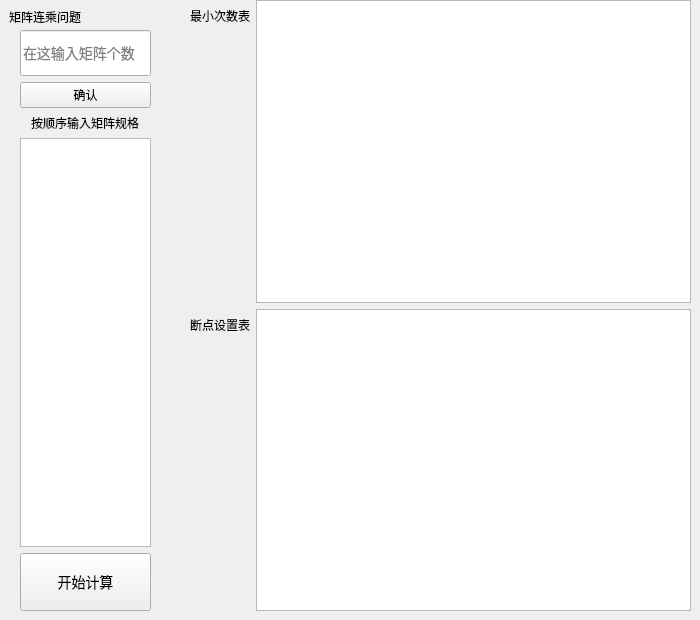
            <widget class="QWidget" name="page">
             <widget class="QLabel" name="label">
              <property name="geometry">
               <rect>
                <x>9</x>
                <y>9</y>
                <width>72</width>
                <height>16</height>
               </rect>
              </property>
              <property name="text">
               <string>矩阵连乘问题</string>
              </property>
             </widget>
             <widget class="QWidget" name="formLayoutWidget">
              <property name="geometry">
               <rect>
                <x>190</x>
                <y>0</y>
                <width>501</width>
                <height>611</height>
               </rect>
              </property>
              <layout class="QFormLayout" name="formLayout">
               <item row="0" column="0">
                <widget class="QLabel" name="label_2">
                 <property name="text">
                  <string>最小次数表</string>
                 </property>
                </widget>
               </item>
               <item row="0" column="1">
                <widget class="QTableWidget" name="m_table">
                 <property name="styleSheet">
                  <string notr="true">/* 定义垂直滑动条滑块样式 */
QScrollBar::handle:vertical {
    background: rgb(167, 167, 167)/* 定义垂直滑动条滑块样式 */
QScrollBar::handle:vertical {
    background: rgb(31, 31, 31); /* 滑块颜色，可替换为其他颜色值（如 #FF5722 橙色） */
    border: 2px solid #333; /* 滑块边框 */
    border - radius: 5px; /* 滑块圆角 */
}

/* 定义垂直滑动条槽（轨道）样式 */
QScrollBar::groove:vertical {
    background: rgb(40, 40, 40); /* 槽颜色，可替换为其他深色值（如 #333333） */
    border - radius: 5px; /* 槽圆角 */
}; /* 滑块颜色，可替换为其他颜色值（如 #FF5722 橙色） */
    border: 2px solid #333; /* 滑块边框 */
    border - radius: 5px; /* 滑块圆角 */
}

/* 定义垂直滑动条槽（轨道）样式 */
QScrollBar::groove:vertical {
    background: rgb(150, 150, 150); /* 槽颜色，可替换为其他深色值（如 #333333） */
    border - radius: 5px; /* 槽圆角 */
}</string>
                 </property>
                </widget>
               </item>
               <item row="1" column="0">
                <widget class="QLabel" name="label_3">
                 <property name="text">
                  <string>断点设置表</string>
                 </property>
                </widget>
               </item>
               <item row="1" column="1">
                <widget class="QTableWidget" name="s_table">
                 <property name="styleSheet">
                  <string notr="true">/* 定义垂直滑动条滑块样式 */
QScrollBar::handle:vertical {
    background: rgb(167, 167, 167)/* 定义垂直滑动条滑块样式 */
QScrollBar::handle:vertical {
    background: rgb(31, 31, 31); /* 滑块颜色，可替换为其他颜色值（如 #FF5722 橙色） */
    border: 2px solid #333; /* 滑块边框 */
    border - radius: 5px; /* 滑块圆角 */
}

/* 定义垂直滑动条槽（轨道）样式 */
QScrollBar::groove:vertical {
    background: rgb(40, 40, 40); /* 槽颜色，可替换为其他深色值（如 #333333） */
    border - radius: 5px; /* 槽圆角 */
}; /* 滑块颜色，可替换为其他颜色值（如 #FF5722 橙色） */
    border: 2px solid #333; /* 滑块边框 */
    border - radius: 5px; /* 滑块圆角 */
}

/* 定义垂直滑动条槽（轨道）样式 */
QScrollBar::groove:vertical {
    background: rgb(150, 150, 150); /* 槽颜色，可替换为其他深色值（如 #333333） */
    border - radius: 5px; /* 槽圆角 */
}</string>
                 </property>
                </widget>
               </item>
              </layout>
             </widget>
             <widget class="QWidget" name="gridLayoutWidget">
              <property name="geometry">
               <rect>
                <x>20</x>
                <y>30</y>
                <width>131</width>
                <height>581</height>
               </rect>
              </property>
              <layout class="QGridLayout" name="gridLayout_5">
               <item row="0" column="2">
                <widget class="QLineEdit" name="matrix_count_input">
                 <property name="styleSheet">
                  <string notr="true">QLineEdit {
    font-size: 14px; /* 字体大小 */
    height: 40px; /* 固定高度 */
    width:50px;
}</string>
                 </property>
                 <property name="placeholderText">
                  <string>在这输入矩阵个数</string>
                 </property>
                </widget>
               </item>
               <item row="5" column="2">
                <widget class="QPushButton" name="calculate_btn">
                 <property name="styleSheet">
                  <string notr="true">QPushButton {
    font-size: 14px; /* 字体大小 */
    padding: 8px 16px; /* 内边距，让按钮内容更饱满 */
    height: 40px; /* 固定高度 */
}</string>
                 </property>
                 <property name="text">
                  <string>开始计算</string>
                 </property>
                </widget>
               </item>
               <item row="1" column="2">
                <widget class="QPushButton" name="generate_table_btn">
                 <property name="text">
                  <string>确认</string>
                 </property>
                </widget>
               </item>
               <item row="3" column="2" alignment="Qt::AlignmentFlag::AlignHCenter">
                <widget class="QLabel" name="label_4">
                 <property name="text">
                  <string>按顺序输入矩阵规格</string>
                 </property>
                </widget>
               </item>
               <item row="4" column="2">
                <widget class="QTableWidget" name="matrix_dim_table">
                 <property name="minimumSize">
                  <size>
                   <width>121</width>
                   <height>0</height>
                  </size>
                 </property>
                 <property name="styleSheet">
                  <string notr="true">/* 定义垂直滑动条滑块样式 */
QScrollBar::handle:vertical {
    background: rgb(167, 167, 167)/* 定义垂直滑动条滑块样式 */
QScrollBar::handle:vertical {
    background: rgb(31, 31, 31); /* 滑块颜色，可替换为其他颜色值（如 #FF5722 橙色） */
    border: 2px solid #333; /* 滑块边框 */
    border - radius: 5px; /* 滑块圆角 */
}

/* 定义垂直滑动条槽（轨道）样式 */
QScrollBar::groove:vertical {
    background: rgb(40, 40, 40); /* 槽颜色，可替换为其他深色值（如 #333333） */
    border - radius: 5px; /* 槽圆角 */
}; /* 滑块颜色，可替换为其他颜色值（如 #FF5722 橙色） */
    border: 2px solid #333; /* 滑块边框 */
    border - radius: 5px; /* 滑块圆角 */
}

/* 定义垂直滑动条槽（轨道）样式 */
QScrollBar::groove:vertical {
    background: rgb(150, 150, 150); /* 槽颜色，可替换为其他深色值（如 #333333） */
    border - radius: 5px; /* 槽圆角 */
}</string>
                 </property>
                 <property name="wordWrap">
                  <bool>true</bool>
                 </property>
                </widget>
               </item>
              </layout>
             </widget>
            </widget>
